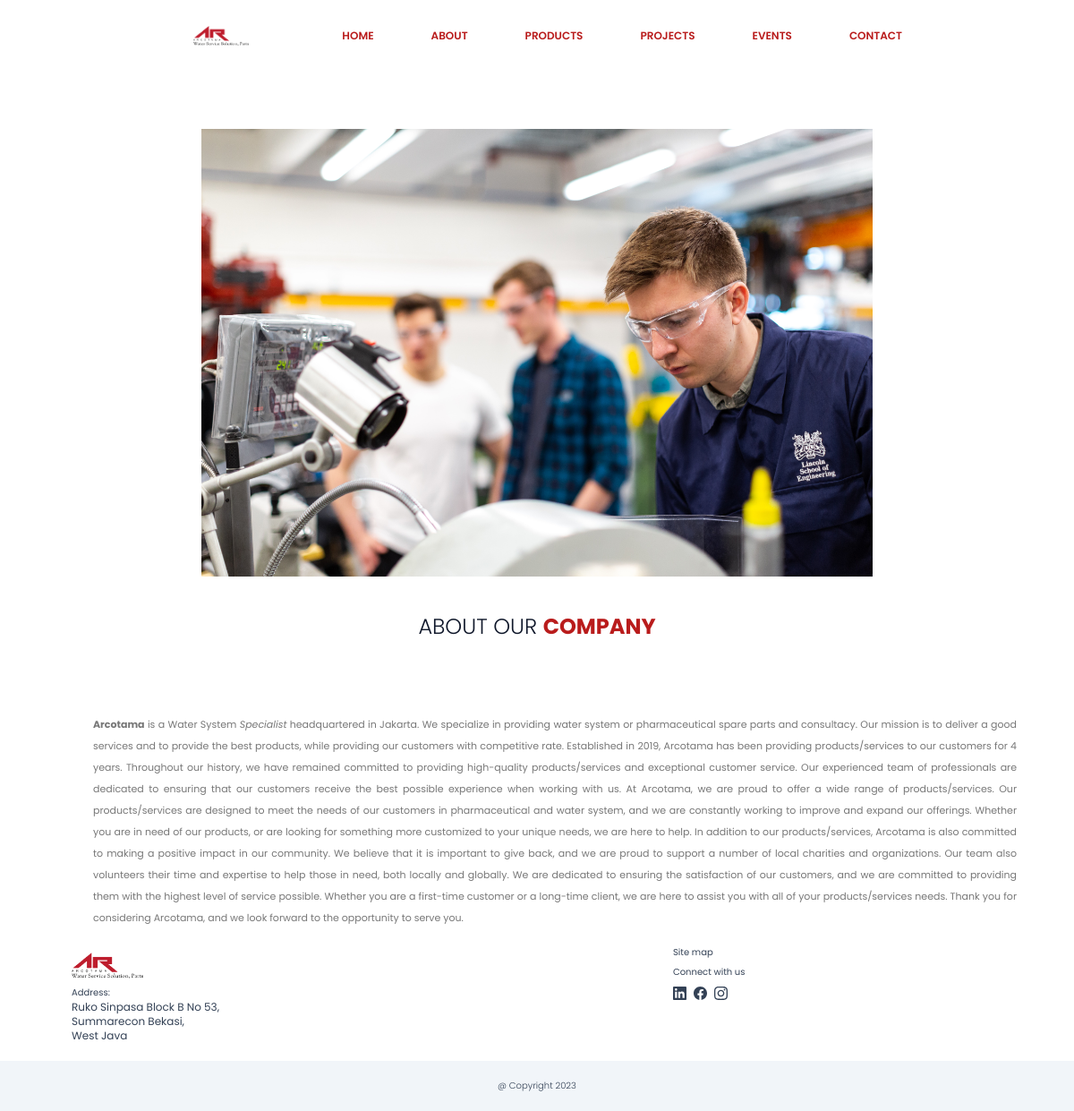
The page /about/ on the database its author committed.
### post/models.py (models this page shows, shortened)
class About(models.Model):
    picture = models.ImageField(upload_to='uploads/about',null=True,blank=True, verbose_name='About Image')
    content = RichTextUploadingField(verbose_name='About', null=True, blank=True)

class Contact(models.Model):
    company_name=models.CharField(max_length=255, verbose_name='Company Name', default='Arcotama')
    address=models.CharField(max_length=255, verbose_name='Address')
    email=models.CharField(max_length=100, verbose_name='Email', default='sales@arcotama.com')
    phone=models.CharField(max_length=20, verbose_name='Phone', null=True, blank=True)
    mobile_phone=models.CharField(max_length=20, verbose_name='Mobile Phone', default=1234567888)
    site_map_url = models.URLField(max_length=255, verbose_name='Site Map', blank=True, null=True)
    iframe = models.TextField(verbose_name='Iframe', blank=True, null=True)
    facebook_url=models.URLField(max_length=150, verbose_name='Facebook', blank=True, null=True)
    linkedin_url=models.URLField(max_length=150, verbose_name='Linkedin', blank=True, null=True)
    instagram_url=models.URLField(max_length=150, verbose_name='Instagram', blank=True, null=True)

### post/views.py (the view)
# urls.py: path('about/', About.as_view() , name='about'),
class About(ListView):
    model = About
    template_name = "about.html"
    context_object_name = 'about'
    def get_context_data(self, **kwargs):
        context =  super().get_context_data(**kwargs)
        context['contact'] = Contact.objects.all()
        return context

### templates/about.html (shortened to what this page needs)
{% extends 'base.html' %}  {% load static %} {% block content %}
<section class="min-h-screen flex flex-col items-center md:px-16 mt-36">
  {% for item in about %}
  <img class="max-w-5xl max-w-[70%]" src="{{ item.picture.url }}" alt="employee" />
  <h2 class="text-slate-900 font-light text-2xl mt-10">ABOUT OUR <span class="text-red-700 font-bold text-2xl">COMPANY</span></h2>
  <p class="text-slate-500 text-sm font-light text-center w-full lg:max-w-[80%] leading-6 mb-20 md:px-16">{{ item.content|safe }}</p>
  {% endfor %}
</section>
{% endblock content %}

### templates/snippets/footer.html (shortened to what this page needs)
{% load static %}
<footer>
  {% for item in contact %}
  <div class="container py-5 flex px-3 md:px-16">
    <div class="w-1/2 px-4 sm:w-3/4">
      <img src="{% static 'dist/img/arcotama-logo.png' %}" class="w-20 my-2" alt="" />
      <p class="text-xxs text-slate-700 font-normal">Address:</p>
      <p class="text-xs text-slate-700 font-normal">{{item.address|safe}}</p>
    </div>
    <div class="px-4 text-xxs w-1/2 sm:w-1/4">
      <h3 class="text-slate-700 transition duration-150 hover:text-slate-900 mb-1.5"><a href="{{item.site_map_url}}" target="_blank">Site map</a></h3>
      <h3 class="text-slate-700">Connect with us</h3>
      <div class="flex items-center">
        <a href="{{ item.linkedin_url }}" target="_blank" class="flex justify-center items-center py-2 text-slate-700 hover:text-slate-900 transition duration-150 mr-2">
        </a>
        <a href="{{ item.facebook_url }}" target="_blank" class="flex justify-center items-center py-2 text-slate-700 hover:text-slate-900 transition duration-150 mr-2">
        </a>
        <a href="{{ item.instagram_url }}" target="_blank" class="flex justify-center items-center py-2 text-slate-700 hover:text-slate-900 transition duration-150">
        </a>
      </div>
    </div>
  </div>
  <div class="flex justify-center bg-slate-100 w-full py-5">
    <div class="text-xxs text-slate-700 font-light">@ Copyright 2023</div>
  </div>
  {% endfor %}
</footer>

### rows shown on the page
About: picture (picture), content "Arcotama is a Water System Specialist headquartered in Jakarta. We specialize in providing water system or pharmaceutical spare parts and consultacy. Our mission is to deliver a good services and to provide the best products, while providing our customers with competitive rate. Established in 2019, Arcotama has been providing products/services to our customers for 4 years. Throughout our history, we have remained committed to providing high-quality products/services and exceptional customer service. Our experienced team of professionals are dedicated to ensuring that our customers receive the best possible experience when working with us. At Arcotama, we are proud to offer a wide range of…"
Contact: address "Ruko Sinpasa Block B No 53, Summarecon Bekasi, West Java"
